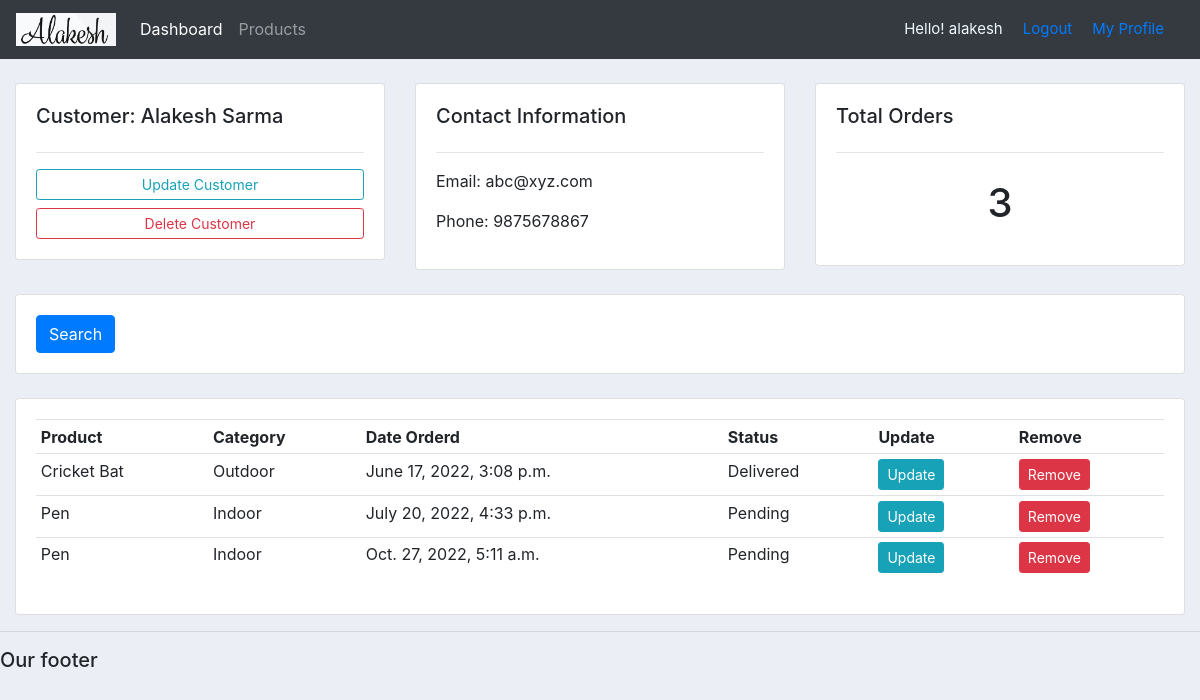
The app's page /customer/1/ (signed in) with its own data.
### accounts/models.py (models this page shows, shortened)
class customer(models.Model):
    user=models.OneToOneField(User,null=True, on_delete=models.CASCADE)
    name=models.CharField(max_length=200, null=True)
    phone=models.CharField(max_length=200, null=True)
    email=models.CharField(max_length=200, null=True)
    date_created=models.DateTimeField(auto_now_add=True)

class order(models.Model):
    STATUS=(
        ('Pending','Pending'),
        ('Out for Delivery', 'Out for Delivery'),
        ('Delivered','Delivered')
    )
    customer=models.ForeignKey(customer, null=True, on_delete=models.SET_NULL)
    product=models.ForeignKey(products, null=True, on_delete=models.SET_NULL)
    date_created=models.DateTimeField(auto_now_add=True, null=True)
    status=models.CharField(max_length=200, null=True, choices=STATUS)
    tags=models.ManyToManyField(tag)

class products(models.Model):
    CATEGORY=(
        ('Indoor','Indoor'),
        ('Outdoor','Outdoor')
    )
    name=models.CharField(max_length=200, null=True)
    price=models.FloatField()
    category=models.CharField(max_length=200, null=True, choices=CATEGORY)
    description=models.CharField(max_length=200, null=True)
    date_created=models.DateTimeField(auto_now_add=True, null=True)
    def __str__(self):
        return self.name

### accounts/decorators.py (the view)
        def wrapper(request, *args, **kwrags):
            allowedRoles.append('Superuser')
            gr=None
            if request.user.groups.exists():
                gr=request.user.groups.all()[0].name
            print(gr)
            if gr in allowedRoles:
                return viewFunc(request, *args, **kwrags)
            else:
                return HttpResponse(
                    '<br><br><h1 style="text-align:center ">You are not allowed to visit this page</h1>'
                    )

### accounts/views.py (called while the page is built)
@login_required(redirect_field_name='accounts/customer.html', login_url='login')
@allowed_user(allowedRoles=['admin',])
def Customer(request, c_id):
    c_data=customer.objects.get(id=c_id)
    c_order=c_data.order_set.all()
    t_order=c_order.count()
    context={'c_data':c_data,'c_order':c_order,'t_order': t_order}
    return render(request, 'accounts/customer.html',context)

### accounts/templates/accounts/customer.html
{%  extends 'accounts/main.html' %}
{% block content %}
	<br>
<div class="row">
	<div class="col-md">
		<div class="card card-body">
			<h5>Customer:        {{c_data.name}}</h5>
			<hr>
			<a class="btn btn-outline-info  btn-sm btn-block" href="{% url 'update_cust' c_data.id %}">Update Customer</a>
			<a class="btn btn-outline-danger  btn-sm btn-block" href="">Delete Customer</a>
		</div>
	</div>
	<div class="col-md">
		<div class="card card-body">
			<h5>Contact Information</h5>
			<hr>
			<p>Email: {{c_data.email}}</p>
			<p>Phone: {{c_data.phone}}</p>
		</div>
	</div>
	<div class="col-md">
		<div class="card card-body">
			<h5>Total Orders</h5>
			<hr>
			<h1 style="text-align: center;padding: 10px">{{t_order}}</h1>
		</div>
	</div>
</div>
<br>
<div class="row">
	<div class="col">
		<div class="card card-body">
			<form method="get">
		    <button class="btn btn-primary" type="submit">Search</button>
		  </form>
		</div>
	</div>
</div>
<br>
<div class="row">
	<div class="col-md">
		<div class="card card-body">
			<table class="table table-sm">
				<tr>
					<th>Product</th>
					<th>Category</th>
					<th>Date Orderd</th>
					<th>Status</th>
					<th>Update</th>
					<th>Remove</th>
				</tr>
				{% for order in c_order %}
					<tr>
						<td>{{order.product}}</td>
						<td>{{order.product.category}}</td>
						<td> {{order.date_created}} </td>
						<td>{{order.status}} </td>
						<td><a class="btn btn-sm btn-info" href="{% url 'update_Order' order.id %}">Update</a></td>
						<td><a class ="btn btn-sm btn-danger" href="{% url 'delete_order' order.id %}">Remove</a></td>
					</tr>
				{% endfor %}
			</table>
		</div>
	</div>
</div>
{% endblock %}

### accounts/templates/accounts/navbar.html (shortened to what this page needs)
{% load static %}
<nav class="navbar navbar-expand-lg navbar-dark bg-dark">
    <a class="navbar-brand" href="{% url 'home' %}"><img src="{% static '/image/logo.png' %}" width="100"></a>
    <div class="collapse navbar-collapse" id="navbarNav">
      <ul class="navbar-nav">
        <li class="nav-item active">
          <a class="nav-link" href="{% url 'home' %}">Dashboard</a>
        </li>
        <li class="nav-item">
          <a class="nav-link" href="{% url 'products' %}">Products</a>
        </li>
      </ul>
    </div>
    {% if user.is_authenticated %}
      <span class="hello-msg">Hello! {{request.user}}</span>
      <span class="hello-msg"><a href="{% url 'logout' %}">Logout</a></span>
      <span class="hello-msg"><a href="{% url 'userProfile' %}">My Profile</a></span>
    {% else %}
    <span class="hello-msg"><a href="{% url 'login' %}">Login</a></span>
    <span class="hello-msg"><a href="{% url 'register' %}">SignUp</a></span>
    {% endif %}
  </nav>

### static/css/style.css (style rules this page uses)
body { background-color: #ebeff5; }

### accounts/templates/accounts/navbar.html (style rules this page uses)
.hello-msg { color:aliceblue; font-size: 15px; margin-right: 20px; }

### records on screen
customer: name "Alakesh Sarma", email "abc@xyz.com", phone "9875678867"
order: product "Cricket Bat", product.category "Outdoor", date_created "June 17, 2022, 3:08 p.m.", status "Delivered"
order: product "Pen", product.category "Indoor", date_created "July 20, 2022, 4:33 p.m.", status "Pending"
order: product "Pen", product.category "Indoor", date_created "Oct. 27, 2022, 5:11 a.m.", status "Pending"

### other values on screen
{{ request.user }} "alakesh"
{{ t_order }} "3"
